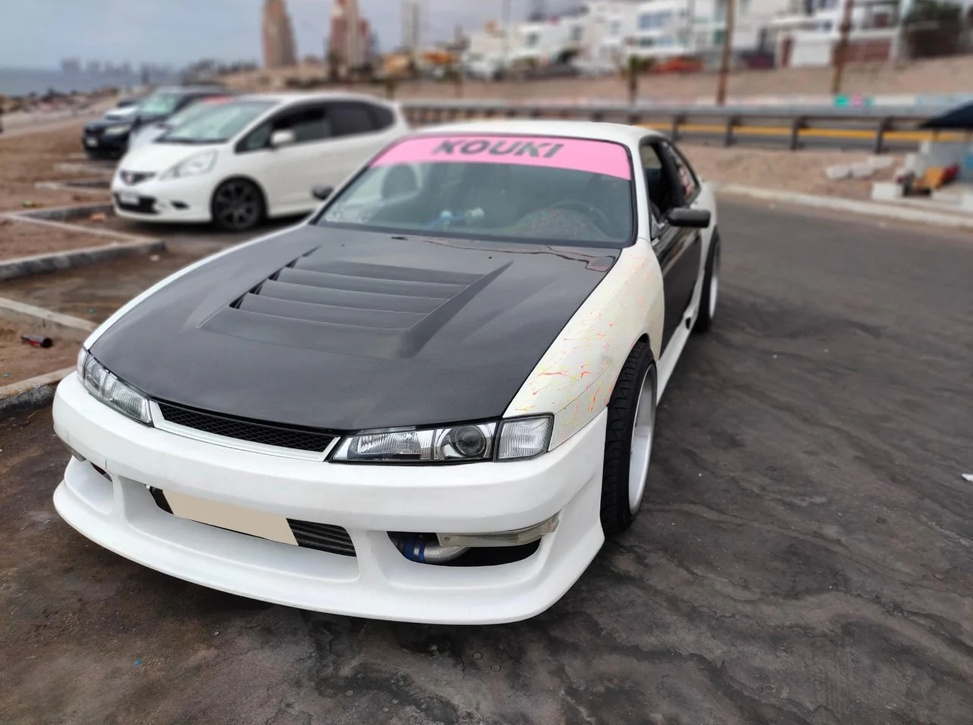
#> input picture Trabalho/s14.jpg, 973 x 725 px, shrunk from 1284 x 956 before the run
$ python 8.py
#> lines starting #> are read from the running program, lines starting #| are printed output that depends on the picture; after the words box and inside, x2 and y2 are one past the last pixel; in counts of white or black regions, pixels touching at a corner belong together
import cv2
import numpy as np

# Caminho para a imagem
img_path = "s14.jpg"

# Leitura da imagem
img = cv2.imread(img_path)
#> img is the input picture: shape (725, 973, 3); mean B, G, R 119.2, 118.5, 122.5

# Verifica se a imagem foi carregada corretamente
if img is None:
    print("Erro: Não foi possível carregar a imagem. Verifique o caminho do arquivo.")
else:
    # Conversão para escala de cinza
    gray_img = cv2.cvtColor(img, cv2.COLOR_BGR2GRAY)
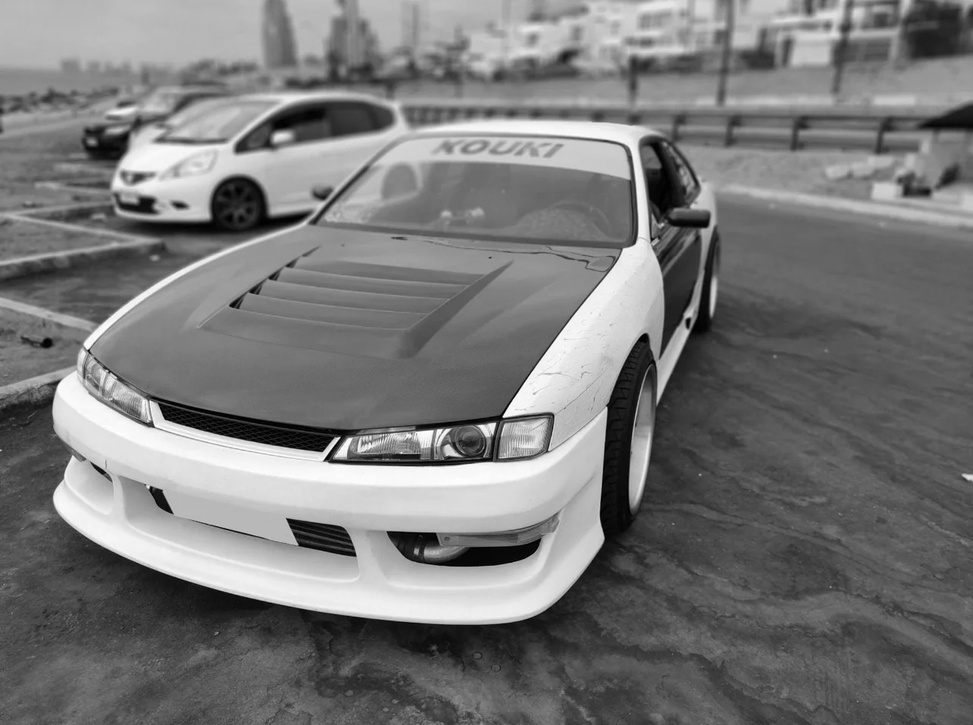
#> gray_img: shape (725, 973); min 0, max 255, mean 119.8

    # Aplicar um desfoque gaussiano para reduzir ruídos
    blurred_img = cv2.GaussianBlur(gray_img, (5, 5), 0)

    # Aplicar o threshold para criar uma imagem binária
    _, binary_img = cv2.threshold(blurred_img, 127, 255, cv2.THRESH_BINARY_INV)
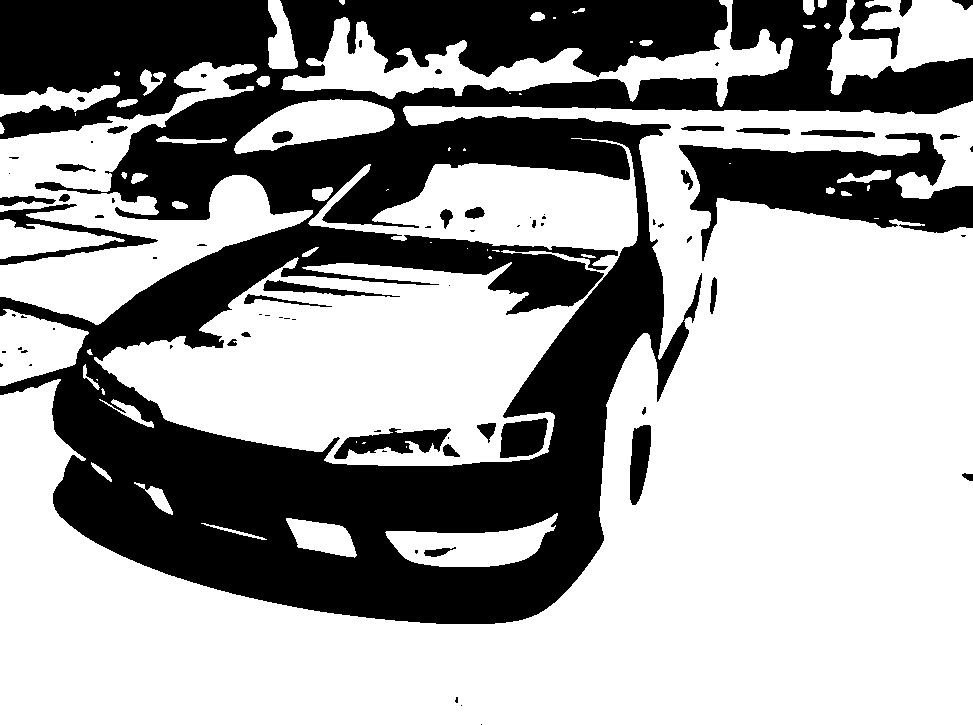
#> binary_img: shape (725, 973); 63% white; 78 black regions (42 under 20 px)

    # Encontrar os contornos na imagem binária
    contours, _ = cv2.findContours(binary_img, cv2.RETR_EXTERNAL, cv2.CHAIN_APPROX_SIMPLE)
#> contours = 59 contours, 21 with area under 20; largest, box (x1, y1, x2, y2) and area: (0, 101, 973, 725) 287288, (94, 138, 638, 466) 83266, (0, 62, 313, 325) 28110, (281, 0, 793, 107) 14443, (827, 0, 973, 95) 7642

    # Criar uma máscara para a segmentação
    marker_img = np.zeros(gray_img.shape, dtype=np.int32)  # Mudança para tipo int32

    # Preencher a máscara com os contornos encontrados
    for i in range(len(contours)):
        cv2.drawContours(marker_img, contours, i, (i + 1), -1)
#> this loop made 59 passes
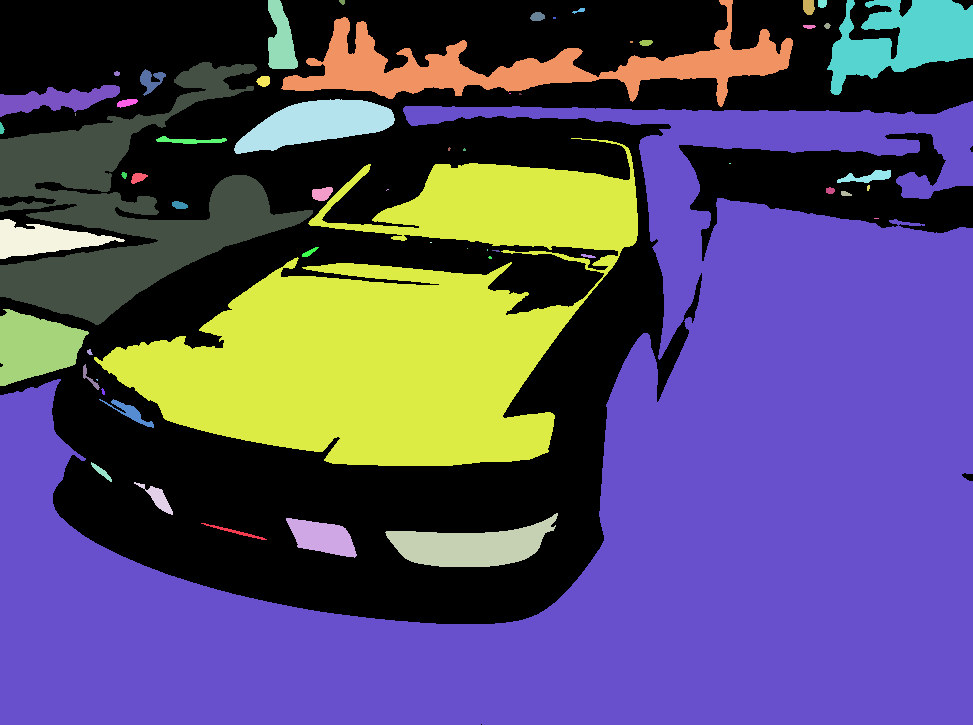
#> marker_img: shape (725, 973) int32; 60 distinct labels, from 0 to 59; one colour per label, 0 black

    # Definir a borda (com valor 0) para a máscara
    marker_img[marker_img == 0] = -1  # Marcar fundo como -1
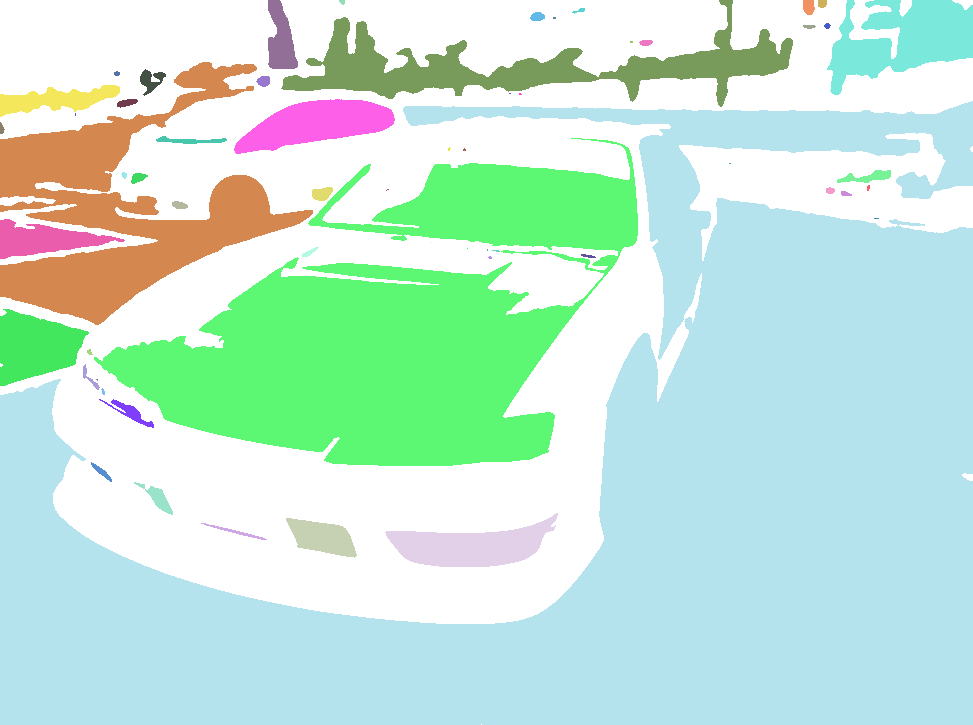
#> marker_img: shape (725, 973) int32; 60 distinct labels, from -1 to 59; one colour per label, 0 black, -1 white

    # Aplicar a transformação watershed
    cv2.watershed(img, marker_img)
    img[marker_img == -1] = [255, 0, 0]  # Marcar bordas com vermelho
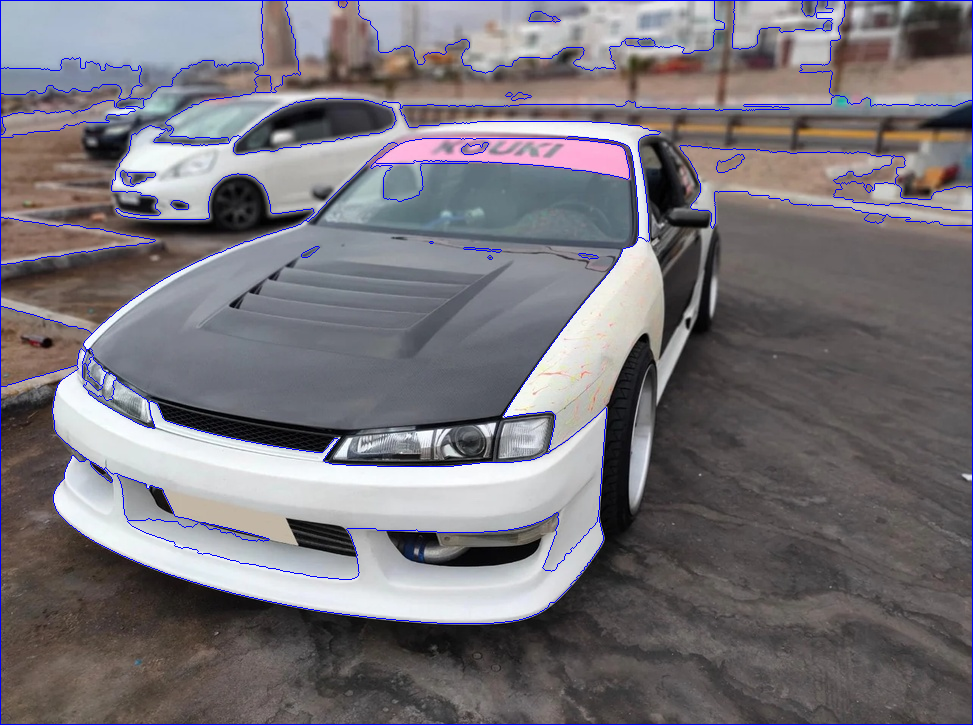
#> img: shape (725, 973, 3); 2% of pixels changed, all inside (x1, y1, x2, y2) = (0, 0, 973, 725)

    # Exibir resultados
    cv2.imshow("Imagem Original", img)
    cv2.imshow("Imagem Binarizada", binary_img)

    # Converter a máscara de marcadores para tipo uint8 para exibição
    marker_img_display = np.zeros(gray_img.shape, dtype=np.uint8)
    marker_img_display[marker_img == -1] = 255  # Marcar bordas como branco

    cv2.imshow("Máscara de Segmentação", marker_img_display)
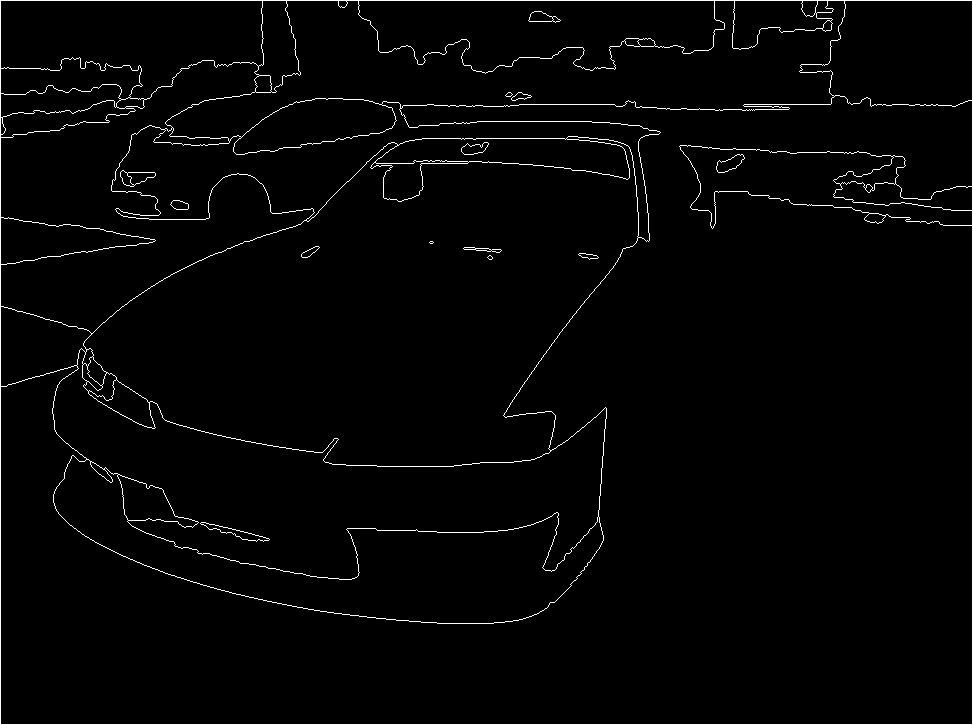
#> window 'Máscara de Segmentação': shape (725, 973); 2% white in thin lines or dots

    # Espera por uma tecla para fechar as janelas
    cv2.waitKey(0)
    cv2.destroyAllWindows()

    # Opcionalmente, salvar as imagens processadas
    cv2.imwrite("binary_watershed_s14.jpg", binary_img)
    cv2.imwrite("marker_watershed_s14.jpg", marker_img_display)  # Salvar máscara convertida
    cv2.imwrite("segmented_watershed_s14.jpg", img)

    print("Imagens binarizada, máscara de segmentação e segmentação salvas com sucesso.")
